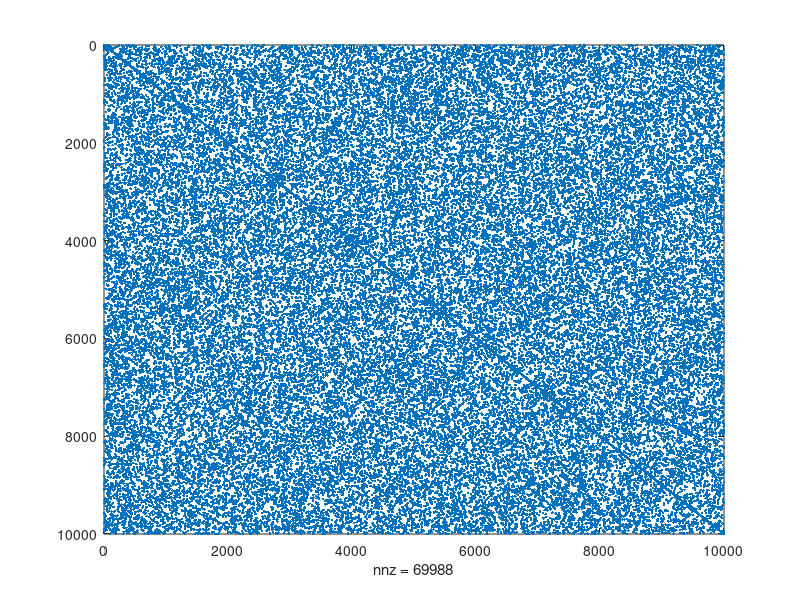

Source code (MATLAB):
nvertices = 10000;
approx_edges = 3*nvertices;
density = approx_edges / (nvertices^2) ;

%% create random edges
E = sprand(nvertices, nvertices, density);
% Add self links
E = E + sparse(1:nvertices, 1:nvertices, ones(nvertices,1), ...
    nvertices, nvertices);

%% Make it symmetric (not strictly necessary)
E = E + E';

%% Normalize rows
E = sparse(1:nvertices , 1:nvertices, 1./sum(E,2), ...
    nvertices, nvertices) * E;

spy(E);

%% save random graph
prefix = 'random_graph';
[u,v,w] = find(E);
tbl = [u-1,v-1,w];
dlmwrite([prefix, '.tsv'], tbl, 'delimiter', '\t', 'precision', '%8d');



